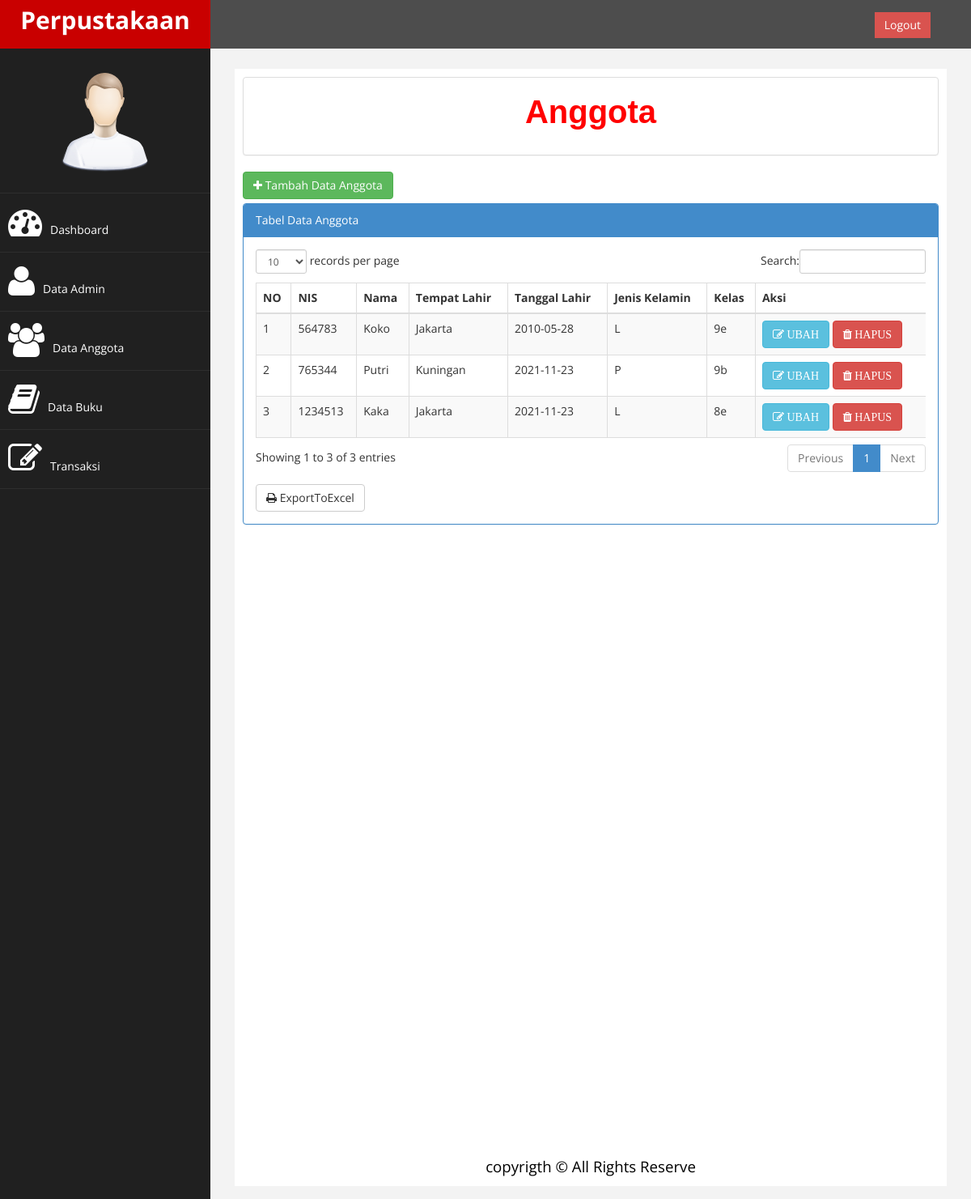
Screenshot of /index.php?page=anggota (signed in) with the database file from the repository.
### tables this page shows
CREATE TABLE `tb_anggota` (
  `nis` int(50) NOT NULL,
  `nama` varchar(200) NOT NULL,
  `tempat_lahir` varchar(200) NOT NULL,
  `tgl_lahir` date NOT NULL,
  `jk` enum('L','P') NOT NULL,
  `kelas` varchar(50) NOT NULL
);

### page/anggota/anggota.php (the view, shortened to what this page needs)
<div class="panel panel-default">
<p class="anggota">Anggota</p>
</div>
<a href="?page=anggota&aksi=tambah" class="btn btn-success" style="margin-bottom: 5px;" ><i class="fa fa-plus"></i>
Tambah Data Anggota</a>
<div class="row">
<div class="col-md-12">
<div class="panel panel-primary">
<div class="panel-heading">
Tabel Data Anggota
</div>
<div class="panel-body">
<div class="table-responsive">
<table class="table table-striped table-bordered table-hover" id="dataTables-example">
    <thead>
        <tr>
            <th>NO</th>
            <th>NIS</th>
            <th>Nama</th>
            <th>Tempat Lahir</th>
            <th>Tanggal Lahir</th>
            <th>Jenis Kelamin</th>
            <th>Kelas</th>
            <th>Aksi</th>
        </tr>
    </thead>
<tbody>
<?php
    $no = 1;
    $sql = $koneksi->query("select * from tb_anggota");
    while ($data=$sql->fetch_assoc()){
?>
<tr>
    <td><?php echo $no++; ?></td>
    <td><?php echo $data['nis']; ?></td>
    <td><?php echo $data['nama']; ?></td>
    <td><?php echo $data['tempat_lahir']; ?></td>
    <td><?php echo $data['tgl_lahir']; ?></td>
    <td><?php echo $data['jk']; ?></td>
    <td><?php echo $data['kelas']; ?></td>
    <td>
        <a href="?page=anggota&aksi=ubah&nis=<?php echo $data['nis']; ?>" class="btn btn-info">
        <i class="fa fa-edit"> UBAH</i></a>
        <a onclick="return confirm('Anda Yakin Akan Menghapus Data Ini ?')"
        href="?page=anggota&aksi=hapus&nis=<?php echo $data['nis']; ?>" class="btn btn-danger">
        <i class="fa fa-trash"> HAPUS</i></a>
    </td>
</tr>
<?php }?>
</tbody>
</table>
</div>
<a href="./laporan/laporan_anggota_exel.php" target="blank"
class="btn btn-default" style="margin-top: 8px;"><i class="fa fa-print"></i> ExportToExcel</a>
</div>
</div>
</div>

### assets/css/custom.css (style rules this page uses)
body { font-family: 'Open Sans', sans-serif; }
p { font-size:16px; line-height:25px; padding-top:20px; }

### page/anggota/anggota.php (style rules this page uses)
.anggota { font-family: sans-serif; font-size: 40px; color: red; padding-bottom: 30px; padding-top: 30px; text-align: center; font-weight: bold; }

### rows the page displays
tb_anggota: nis "564783", nama "Koko", tempat_lahir "Jakarta", tgl_lahir "2010-05-28", jk "L", kelas "9e"
tb_anggota: nis "765344", nama "Putri", tempat_lahir "Kuningan", tgl_lahir "2021-11-23", jk "P", kelas "9b"
tb_anggota: nis "1234513", nama "Kaka", tempat_lahir "Jakarta", tgl_lahir "2021-11-23", jk "L", kelas "8e"
